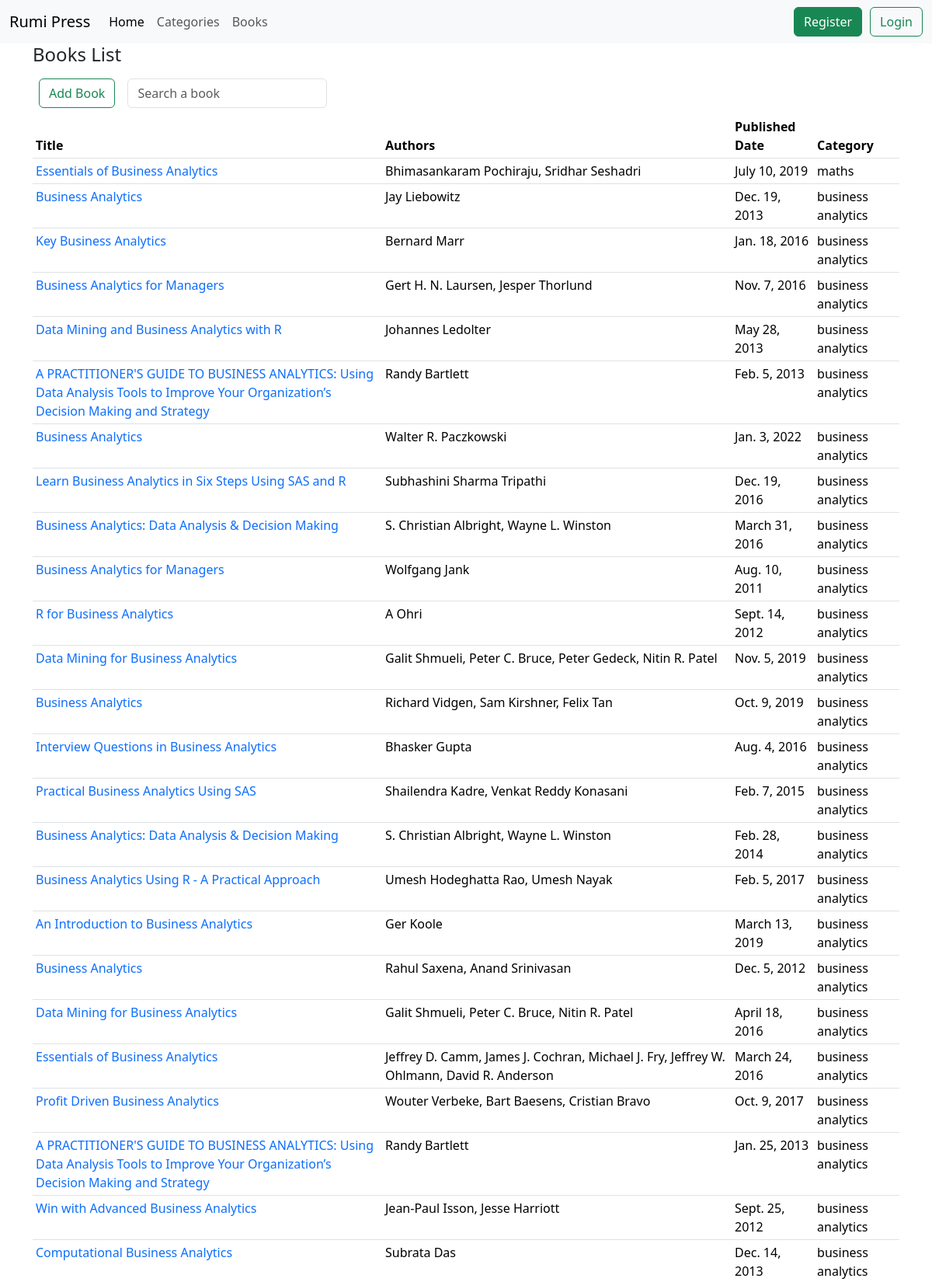
The page /books/ (upper part) on the database its author committed.
### books/models.py (models this page shows, shortened)
class Book(models.Model):
    id = models.AutoField(primary_key=True)
    serial = models.CharField(max_length=255)
    title = models.CharField(max_length=255)
    subtitle = models.CharField(max_length=255)
    authors = models.CharField(max_length=255)
    publisher = models.CharField(max_length=255)
    published_date = models.DateField(default=timezone.now)
    category = models.ForeignKey(Category, on_delete=models.PROTECT, related_name="books")
    distribution_expense = models.DecimalField(max_digits=6, decimal_places=2)

class Category(models.Model):
    name = models.CharField(max_length=255)
    def __str__(self):
        return self.name

### books/views.py (the view, shortened to what this page needs)
# urls.py: path("books/", views.BookListView.as_view(), name="books_list"),
class BookListView(generic.ListView):
    template_name = "books/books_list.html"
    context_object_name = "books"
    paginate_by = 50
    def get_queryset(self):
        return models.Book.objects.all()
    def get_context_data(self, **kwargs):
        form = forms.BookSearchForm()
        context = super(BookListView, self).get_context_data(**kwargs)
        context["form"] = form
        return context

### books/forms.py
class BookSearchForm(forms.Form):
    search = forms.CharField(max_length=255,
                             widget=forms.TextInput
                             (attrs={"placeholder": "Search a book", "name": "q"}),
                             label="")

### templates/books/books_list.html (shortened to what this page needs)
{% extends '_base.html' %}
{% load crispy_forms_tags %}
{% block content %}
  <div class="container">
    <h4>Books List</h4>
    <div style="display: flex;">
      <div><a class="btn btn-outline-success m-2" href="{% url 'book_create' %}">Add Book</a></div>
      <div class="m-2">
      <form action="" method="post">
        <input class="form-control" type="text" name="q" placeholder="Search a book">
      </form>
      </div>
    </div>
    <table class="table table-sm">
      <thead>
        <tr>
          <th class="col">Title</th>
          <th class="col">Authors</th>
          <th class="col">Published Date</th>
          <th class="col">Category</th>
        </tr>
      </thead>
      <tbody>
        {% for book in books %}
          <tr>
            <td width="450"><a class="a_no_underline" href="{% url 'book_detail' book.pk %}">{{book.title}}</a></td>
            <td width="450">{{book.authors}}</td>
            <td>{{book.published_date}}</td>
            <td>{{book.category}}</td>
          </tr>
        {% endfor %}
      </tbody>
    </table>
  </div>
{% endblock %}

### static/css/base.css (style rules this page uses)
.a_no_underline { text-decoration: none; }

### rows shown on the page
Book: title "Essentials of Business Analytics", authors "Bhimasankaram Pochiraju, Sridhar Seshadri", published_date "July 10, 2019", category "maths"
Book: title "Business Analytics", authors "Jay Liebowitz", published_date "Dec. 19, 2013", category "business analytics"
Book: title "Key Business Analytics", authors "Bernard Marr", published_date "Jan. 18, 2016", category "business analytics"
Book: title "Business Analytics for Managers", authors "Gert H. N. Laursen, Jesper Thorlund", published_date "Nov. 7, 2016", category "business analytics"
Book: title "Data Mining and Business Analytics with R", authors "Johannes Ledolter", published_date "May 28, 2013", category "business analytics"
Book: title "A PRACTITIONER'S GUIDE TO BUSINESS ANALYTICS: Using Data Analysis Tools to Improve Your Organization’s Decision Making and Strategy", authors "Randy Bartlett", published_date "Feb. 5, 2013", category "business analytics"
Book: title "Business Analytics", authors "Walter R. Paczkowski", published_date "Jan. 3, 2022", category "business analytics"
Book: title "Learn Business Analytics in Six Steps Using SAS and R", authors "Subhashini Sharma Tripathi", published_date "Dec. 19, 2016", category "business analytics"
Book: title "Business Analytics: Data Analysis & Decision Making", authors "S. Christian Albright, Wayne L. Winston", published_date "March 31, 2016", category "business analytics"
Book: title "Business Analytics for Managers", authors "Wolfgang Jank", published_date "Aug. 10, 2011", category "business analytics"
Book: title "R for Business Analytics", authors "A Ohri", published_date "Sept. 14, 2012", category "business analytics"
Book: title "Data Mining for Business Analytics", authors "Galit Shmueli, Peter C. Bruce, Peter Gedeck, Nitin R. Patel", published_date "Nov. 5, 2019", category "business analytics"
Book: title "Business Analytics", authors "Richard Vidgen, Sam Kirshner, Felix Tan", published_date "Oct. 9, 2019", category "business analytics"
Book: title "Interview Questions in Business Analytics", authors "Bhasker Gupta", published_date "Aug. 4, 2016", category "business analytics"
Book: title "Practical Business Analytics Using SAS", authors "Shailendra Kadre, Venkat Reddy Konasani", published_date "Feb. 7, 2015", category "business analytics"
Book: title "Business Analytics: Data Analysis & Decision Making", authors "S. Christian Albright, Wayne L. Winston", published_date "Feb. 28, 2014", category "business analytics"
Book: title "Business Analytics Using R - A Practical Approach", authors "Umesh Hodeghatta Rao, Umesh Nayak", published_date "Feb. 5, 2017", category "business analytics"
Book: title "An Introduction to Business Analytics", authors "Ger Koole", published_date "March 13, 2019", category "business analytics"
Book: title "Business Analytics", authors "Rahul Saxena, Anand Srinivasan", published_date "Dec. 5, 2012", category "business analytics"
Book: title "Data Mining for Business Analytics", authors "Galit Shmueli, Peter C. Bruce, Nitin R. Patel", published_date "April 18, 2016", category "business analytics"
Book: title "Essentials of Business Analytics", authors "Jeffrey D. Camm, James J. Cochran, Michael J. Fry, Jeffrey W. Ohlmann, David R. Anderson", published_date "March 24, 2016", category "business analytics"
Book: title "Profit Driven Business Analytics", authors "Wouter Verbeke, Bart Baesens, Cristian Bravo", published_date "Oct. 9, 2017", category "business analytics"
Book: title "A PRACTITIONER'S GUIDE TO BUSINESS ANALYTICS: Using Data Analysis Tools to Improve Your Organization’s Decision Making and Strategy", authors "Randy Bartlett", published_date "Jan. 25, 2013", category "business analytics"
Book: title "Win with Advanced Business Analytics", authors "Jean-Paul Isson, Jesse Harriott", published_date "Sept. 25, 2012", category "business analytics"
Book: title "Computational Business Analytics", authors "Subrata Das", published_date "Dec. 14, 2013", category "business analytics"
